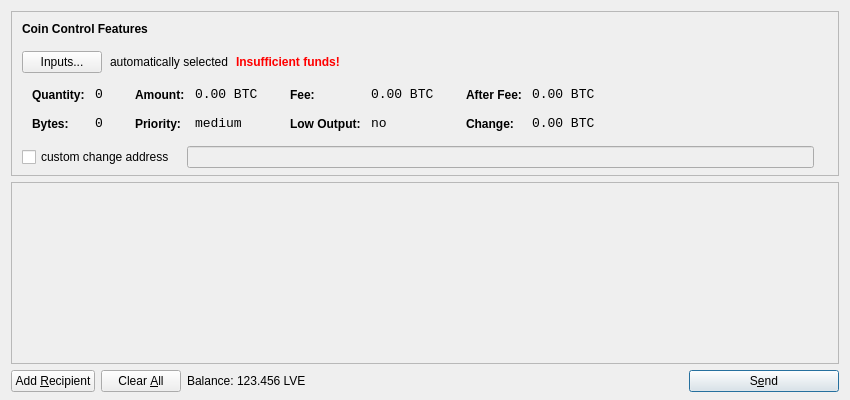
<?xml version="1.0" encoding="UTF-8"?>
<ui version="4.0">
 <class>SendCoinsDialog</class>
 <widget class="QDialog" name="SendCoinsDialog">
  <property name="geometry">
   <rect>
    <x>0</x>
    <y>0</y>
    <width>850</width>
    <height>400</height>
   </rect>
  </property>
  <property name="windowTitle">
   <string>Send Coins</string>
  </property>
  <layout class="QVBoxLayout" name="verticalLayout" stretch="0,1,0">
   <property name="bottomMargin">
    <number>8</number>
   </property>
   <item>
    <widget class="QFrame" name="frameCoinControl">
     <property name="sizePolicy">
      <sizepolicy hsizetype="Expanding" vsizetype="Expanding">
       <horstretch>0</horstretch>
       <verstretch>0</verstretch>
      </sizepolicy>
     </property>
     <property name="maximumSize">
      <size>
       <width>16777215</width>
       <height>16777215</height>
      </size>
     </property>
     <property name="frameShape">
      <enum>QFrame::StyledPanel</enum>
     </property>
     <property name="frameShadow">
      <enum>QFrame::Sunken</enum>
     </property>
     <layout class="QVBoxLayout" name="verticalLayoutCoinControl2">
      <property name="spacing">
       <number>-1</number>
      </property>
      <property name="leftMargin">
       <number>0</number>
      </property>
      <property name="topMargin">
       <number>0</number>
      </property>
      <property name="rightMargin">
       <number>0</number>
      </property>
      <property name="bottomMargin">
       <number>6</number>
      </property>
      <item>
       <layout class="QVBoxLayout" name="verticalLayoutCoinControl" stretch="0,0,0,0,1">
        <property name="spacing">
         <number>0</number>
        </property>
        <property name="leftMargin">
         <number>10</number>
        </property>
        <property name="topMargin">
         <number>10</number>
        </property>
        <item>
         <layout class="QHBoxLayout" name="horizontalLayoutCoinControl1">
          <property name="bottomMargin">
           <number>15</number>
          </property>
          <item>
           <widget class="QLabel" name="labelCoinControlFeatures">
            <property name="sizePolicy">
             <sizepolicy hsizetype="Preferred" vsizetype="Maximum">
              <horstretch>0</horstretch>
              <verstretch>0</verstretch>
             </sizepolicy>
            </property>
            <property name="font">
             <font>
              <weight>75</weight>
              <bold>true</bold>
             </font>
            </property>
            <property name="styleSheet">
             <string notr="true">font-weight:bold;</string>
            </property>
            <property name="text">
             <string>Coin Control Features</string>
            </property>
           </widget>
          </item>
         </layout>
        </item>
        <item>
         <layout class="QHBoxLayout" name="horizontalLayoutCoinControl2" stretch="0,0,0,0">
          <property name="spacing">
           <number>8</number>
          </property>
          <property name="bottomMargin">
           <number>10</number>
          </property>
          <item>
           <widget class="QPushButton" name="pushButtonCoinControl">
            <property name="styleSheet">
             <string notr="true"/>
            </property>
            <property name="text">
             <string>Inputs...</string>
            </property>
           </widget>
          </item>
          <item>
           <widget class="QLabel" name="labelCoinControlAutomaticallySelected">
            <property name="text">
             <string>automatically selected</string>
            </property>
            <property name="margin">
             <number>5</number>
            </property>
           </widget>
          </item>
          <item>
           <widget class="QLabel" name="labelCoinControlInsuffFunds">
            <property name="font">
             <font>
              <weight>75</weight>
              <bold>true</bold>
             </font>
            </property>
            <property name="styleSheet">
             <string notr="true">color:red;font-weight:bold;</string>
            </property>
            <property name="text">
             <string>Insufficient funds!</string>
            </property>
            <property name="margin">
             <number>5</number>
            </property>
           </widget>
          </item>
          <item>
           <spacer name="horizontalSpacerCoinControl">
            <property name="orientation">
             <enum>Qt::Horizontal</enum>
            </property>
            <property name="sizeHint" stdset="0">
             <size>
              <width>40</width>
              <height>1</height>
             </size>
            </property>
           </spacer>
          </item>
         </layout>
        </item>
        <item>
         <widget class="QWidget" name="widgetCoinControl" native="true">
          <property name="sizePolicy">
           <sizepolicy hsizetype="Preferred" vsizetype="Preferred">
            <horstretch>0</horstretch>
            <verstretch>0</verstretch>
           </sizepolicy>
          </property>
          <property name="minimumSize">
           <size>
            <width>0</width>
            <height>0</height>
           </size>
          </property>
          <property name="styleSheet">
           <string notr="true"/>
          </property>
          <layout class="QHBoxLayout" name="horizontalLayoutCoinControl5">
           <property name="margin">
            <number>0</number>
           </property>
           <item>
            <layout class="QHBoxLayout" name="horizontalLayoutCoinControl3" stretch="0,0,0,1">
             <property name="spacing">
              <number>20</number>
             </property>
             <property name="topMargin">
              <number>0</number>
             </property>
             <property name="bottomMargin">
              <number>10</number>
             </property>
             <item>
              <layout class="QFormLayout" name="formLayoutCoinControl1">
               <property name="horizontalSpacing">
                <number>10</number>
               </property>
               <property name="verticalSpacing">
                <number>14</number>
               </property>
               <property name="leftMargin">
                <number>10</number>
               </property>
               <property name="topMargin">
                <number>4</number>
               </property>
               <property name="rightMargin">
                <number>6</number>
               </property>
               <item row="0" column="0">
                <widget class="QLabel" name="labelCoinControlQuantityText">
                 <property name="styleSheet">
                  <string notr="true">font-weight:bold;</string>
                 </property>
                 <property name="text">
                  <string>Quantity:</string>
                 </property>
                 <property name="margin">
                  <number>0</number>
                 </property>
                </widget>
               </item>
               <item row="0" column="1">
                <widget class="QLabel" name="labelCoinControlQuantity">
                 <property name="font">
                  <font>
                   <family>Monospace</family>
                   <pointsize>10</pointsize>
                  </font>
                 </property>
                 <property name="cursor">
                  <cursorShape>IBeamCursor</cursorShape>
                 </property>
                 <property name="contextMenuPolicy">
                  <enum>Qt::ActionsContextMenu</enum>
                 </property>
                 <property name="text">
                  <string notr="true">0</string>
                 </property>
                 <property name="margin">
                  <number>0</number>
                 </property>
                 <property name="textInteractionFlags">
                  <set>Qt::LinksAccessibleByMouse|Qt::TextSelectableByKeyboard|Qt::TextSelectableByMouse</set>
                 </property>
                </widget>
               </item>
               <item row="1" column="0">
                <widget class="QLabel" name="labelCoinControlBytesText">
                 <property name="styleSheet">
                  <string notr="true">font-weight:bold;</string>
                 </property>
                 <property name="text">
                  <string>Bytes:</string>
                 </property>
                </widget>
               </item>
               <item row="1" column="1">
                <widget class="QLabel" name="labelCoinControlBytes">
                 <property name="font">
                  <font>
                   <family>Monospace</family>
                   <pointsize>10</pointsize>
                  </font>
                 </property>
                 <property name="cursor">
                  <cursorShape>IBeamCursor</cursorShape>
                 </property>
                 <property name="contextMenuPolicy">
                  <enum>Qt::ActionsContextMenu</enum>
                 </property>
                 <property name="text">
                  <string notr="true">0</string>
                 </property>
                 <property name="textInteractionFlags">
                  <set>Qt::LinksAccessibleByMouse|Qt::TextSelectableByKeyboard|Qt::TextSelectableByMouse</set>
                 </property>
                </widget>
               </item>
              </layout>
             </item>
             <item>
              <layout class="QFormLayout" name="formLayoutCoinControl2">
               <property name="horizontalSpacing">
                <number>10</number>
               </property>
               <property name="verticalSpacing">
                <number>14</number>
               </property>
               <property name="leftMargin">
                <number>6</number>
               </property>
               <property name="topMargin">
                <number>4</number>
               </property>
               <property name="rightMargin">
                <number>6</number>
               </property>
               <item row="0" column="0">
                <widget class="QLabel" name="labelCoinControlAmountText">
                 <property name="styleSheet">
                  <string notr="true">font-weight:bold;</string>
                 </property>
                 <property name="text">
                  <string>Amount:</string>
                 </property>
                 <property name="margin">
                  <number>0</number>
                 </property>
                </widget>
               </item>
               <item row="0" column="1">
                <widget class="QLabel" name="labelCoinControlAmount">
                 <property name="font">
                  <font>
                   <family>Monospace</family>
                   <pointsize>10</pointsize>
                  </font>
                 </property>
                 <property name="cursor">
                  <cursorShape>IBeamCursor</cursorShape>
                 </property>
                 <property name="contextMenuPolicy">
                  <enum>Qt::ActionsContextMenu</enum>
                 </property>
                 <property name="text">
                  <string notr="true">0.00 BTC</string>
                 </property>
                 <property name="textInteractionFlags">
                  <set>Qt::LinksAccessibleByMouse|Qt::TextSelectableByKeyboard|Qt::TextSelectableByMouse</set>
                 </property>
                </widget>
               </item>
               <item row="1" column="0">
                <widget class="QLabel" name="labelCoinControlPriorityText">
                 <property name="styleSheet">
                  <string notr="true">font-weight:bold;</string>
                 </property>
                 <property name="text">
                  <string>Priority:</string>
                 </property>
                </widget>
               </item>
               <item row="1" column="1">
                <widget class="QLabel" name="labelCoinControlPriority">
                 <property name="font">
                  <font>
                   <family>Monospace</family>
                   <pointsize>10</pointsize>
                  </font>
                 </property>
                 <property name="cursor">
                  <cursorShape>IBeamCursor</cursorShape>
                 </property>
                 <property name="contextMenuPolicy">
                  <enum>Qt::ActionsContextMenu</enum>
                 </property>
                 <property name="text">
                  <string>medium</string>
                 </property>
                 <property name="textInteractionFlags">
                  <set>Qt::LinksAccessibleByMouse|Qt::TextSelectableByKeyboard|Qt::TextSelectableByMouse</set>
                 </property>
                </widget>
               </item>
              </layout>
             </item>
             <item>
              <layout class="QFormLayout" name="formLayoutCoinControl3">
               <property name="horizontalSpacing">
                <number>10</number>
               </property>
               <property name="verticalSpacing">
                <number>14</number>
               </property>
               <property name="leftMargin">
                <number>6</number>
               </property>
               <property name="topMargin">
                <number>4</number>
               </property>
               <property name="rightMargin">
                <number>6</number>
               </property>
               <item row="0" column="0">
                <widget class="QLabel" name="labelCoinControlFeeText">
                 <property name="styleSheet">
                  <string notr="true">font-weight:bold;</string>
                 </property>
                 <property name="text">
                  <string>Fee:</string>
                 </property>
                 <property name="margin">
                  <number>0</number>
                 </property>
                </widget>
               </item>
               <item row="0" column="1">
                <widget class="QLabel" name="labelCoinControlFee">
                 <property name="font">
                  <font>
                   <family>Monospace</family>
                   <pointsize>10</pointsize>
                  </font>
                 </property>
                 <property name="cursor">
                  <cursorShape>IBeamCursor</cursorShape>
                 </property>
                 <property name="contextMenuPolicy">
                  <enum>Qt::ActionsContextMenu</enum>
                 </property>
                 <property name="text">
                  <string notr="true">0.00 BTC</string>
                 </property>
                 <property name="textInteractionFlags">
                  <set>Qt::LinksAccessibleByMouse|Qt::TextSelectableByKeyboard|Qt::TextSelectableByMouse</set>
                 </property>
                </widget>
               </item>
               <item row="1" column="0">
                <widget class="QLabel" name="labelCoinControlLowOutputText">
                 <property name="styleSheet">
                  <string notr="true">font-weight:bold;</string>
                 </property>
                 <property name="text">
                  <string>Low Output:</string>
                 </property>
                </widget>
               </item>
               <item row="1" column="1">
                <widget class="QLabel" name="labelCoinControlLowOutput">
                 <property name="font">
                  <font>
                   <family>Monospace</family>
                   <pointsize>10</pointsize>
                  </font>
                 </property>
                 <property name="cursor">
                  <cursorShape>IBeamCursor</cursorShape>
                 </property>
                 <property name="contextMenuPolicy">
                  <enum>Qt::ActionsContextMenu</enum>
                 </property>
                 <property name="text">
                  <string>no</string>
                 </property>
                 <property name="textInteractionFlags">
                  <set>Qt::LinksAccessibleByMouse|Qt::TextSelectableByKeyboard|Qt::TextSelectableByMouse</set>
                 </property>
                </widget>
               </item>
              </layout>
             </item>
             <item>
              <layout class="QFormLayout" name="formLayoutCoinControl4">
               <property name="horizontalSpacing">
                <number>10</number>
               </property>
               <property name="verticalSpacing">
                <number>14</number>
               </property>
               <property name="leftMargin">
                <number>6</number>
               </property>
               <property name="topMargin">
                <number>4</number>
               </property>
               <property name="rightMargin">
                <number>6</number>
               </property>
               <item row="0" column="0">
                <widget class="QLabel" name="labelCoinControlAfterFeeText">
                 <property name="styleSheet">
                  <string notr="true">font-weight:bold;</string>
                 </property>
                 <property name="text">
                  <string>After Fee:</string>
                 </property>
                 <property name="margin">
                  <number>0</number>
                 </property>
                </widget>
               </item>
               <item row="0" column="1">
                <widget class="QLabel" name="labelCoinControlAfterFee">
                 <property name="font">
                  <font>
                   <family>Monospace</family>
                   <pointsize>10</pointsize>
                  </font>
                 </property>
                 <property name="cursor">
                  <cursorShape>IBeamCursor</cursorShape>
                 </property>
                 <property name="contextMenuPolicy">
                  <enum>Qt::ActionsContextMenu</enum>
                 </property>
                 <property name="text">
                  <string notr="true">0.00 BTC</string>
                 </property>
                 <property name="textInteractionFlags">
                  <set>Qt::LinksAccessibleByMouse|Qt::TextSelectableByKeyboard|Qt::TextSelectableByMouse</set>
                 </property>
                </widget>
               </item>
               <item row="1" column="0">
                <widget class="QLabel" name="labelCoinControlChangeText">
                 <property name="styleSheet">
                  <string notr="true">font-weight:bold;</string>
                 </property>
                 <property name="text">
                  <string>Change:</string>
                 </property>
                </widget>
               </item>
               <item row="1" column="1">
                <widget class="QLabel" name="labelCoinControlChange">
                 <property name="font">
                  <font>
                   <family>Monospace</family>
                   <pointsize>10</pointsize>
                  </font>
                 </property>
                 <property name="cursor">
                  <cursorShape>IBeamCursor</cursorShape>
                 </property>
                 <property name="contextMenuPolicy">
                  <enum>Qt::ActionsContextMenu</enum>
                 </property>
                 <property name="text">
                  <string notr="true">0.00 BTC</string>
                 </property>
                 <property name="textInteractionFlags">
                  <set>Qt::LinksAccessibleByMouse|Qt::TextSelectableByKeyboard|Qt::TextSelectableByMouse</set>
                 </property>
                </widget>
               </item>
              </layout>
             </item>
            </layout>
           </item>
          </layout>
         </widget>
        </item>
        <item>
         <layout class="QHBoxLayout" name="horizontalLayoutCoinControl4" stretch="0,0,0">
          <property name="spacing">
           <number>12</number>
          </property>
          <property name="sizeConstraint">
           <enum>QLayout::SetDefaultConstraint</enum>
          </property>
          <property name="topMargin">
           <number>5</number>
          </property>
          <property name="rightMargin">
           <number>5</number>
          </property>
          <item>
           <widget class="QCheckBox" name="checkBoxCoinControlChange">
            <property name="text">
             <string>custom change address</string>
            </property>
           </widget>
          </item>
          <item>
           <widget class="QLineEdit" name="lineEditCoinControlChange">
            <property name="enabled">
             <bool>false</bool>
            </property>
            <property name="sizePolicy">
             <sizepolicy hsizetype="Expanding" vsizetype="Fixed">
              <horstretch>0</horstretch>
              <verstretch>0</verstretch>
             </sizepolicy>
            </property>
           </widget>
          </item>
          <item>
           <widget class="QLabel" name="labelCoinControlChangeLabel">
            <property name="sizePolicy">
             <sizepolicy hsizetype="Preferred" vsizetype="Expanding">
              <horstretch>0</horstretch>
              <verstretch>0</verstretch>
             </sizepolicy>
            </property>
            <property name="minimumSize">
             <size>
              <width>0</width>
              <height>0</height>
             </size>
            </property>
            <property name="text">
             <string/>
            </property>
            <property name="margin">
             <number>3</number>
            </property>
           </widget>
          </item>
         </layout>
        </item>
        <item>
         <spacer name="verticalSpacerCoinControl">
          <property name="orientation">
           <enum>Qt::Vertical</enum>
          </property>
          <property name="sizeHint" stdset="0">
           <size>
            <width>800</width>
            <height>1</height>
           </size>
          </property>
         </spacer>
        </item>
       </layout>
      </item>
     </layout>
    </widget>
   </item>
   <item>
    <widget class="QScrollArea" name="scrollArea">
     <property name="widgetResizable">
      <bool>true</bool>
     </property>
     <widget class="QWidget" name="scrollAreaWidgetContents">
      <property name="geometry">
       <rect>
        <x>0</x>
        <y>0</y>
        <width>830</width>
        <height>165</height>
       </rect>
      </property>
      <layout class="QVBoxLayout" name="verticalLayout_2">
       <property name="margin">
        <number>0</number>
       </property>
       <item>
        <layout class="QVBoxLayout" name="entries">
         <property name="spacing">
          <number>6</number>
         </property>
        </layout>
       </item>
       <item>
        <spacer name="verticalSpacer">
         <property name="orientation">
          <enum>Qt::Vertical</enum>
         </property>
         <property name="sizeHint" stdset="0">
          <size>
           <width>20</width>
           <height>40</height>
          </size>
         </property>
        </spacer>
       </item>
      </layout>
     </widget>
    </widget>
   </item>
   <item>
    <layout class="QHBoxLayout" name="horizontalLayout">
     <item>
      <widget class="QPushButton" name="addButton">
       <property name="toolTip">
        <string>Send to multiple recipients at once</string>
       </property>
       <property name="text">
        <string>Add &amp;Recipient</string>
       </property>
       <property name="icon">
        <iconset resource="../bitcoin.qrc">
         <normaloff>:/icons/add</normaloff>:/icons/add</iconset>
       </property>
       <property name="autoDefault">
        <bool>false</bool>
       </property>
      </widget>
     </item>
     <item>
      <widget class="QPushButton" name="clearButton">
       <property name="sizePolicy">
        <sizepolicy hsizetype="Minimum" vsizetype="Fixed">
         <horstretch>0</horstretch>
         <verstretch>0</verstretch>
        </sizepolicy>
       </property>
       <property name="toolTip">
        <string>Remove all transaction fields</string>
       </property>
       <property name="text">
        <string>Clear &amp;All</string>
       </property>
       <property name="icon">
        <iconset resource="../bitcoin.qrc">
         <normaloff>:/icons/remove</normaloff>:/icons/remove</iconset>
       </property>
       <property name="autoRepeatDelay">
        <number>300</number>
       </property>
       <property name="autoDefault">
        <bool>false</bool>
       </property>
      </widget>
     </item>
     <item>
      <layout class="QHBoxLayout" name="horizontalLayout_2">
       <property name="spacing">
        <number>3</number>
       </property>
       <item>
        <widget class="QLabel" name="label">
         <property name="text">
          <string>Balance:</string>
         </property>
        </widget>
       </item>
       <item>
        <widget class="QLabel" name="labelBalance">
         <property name="cursor">
          <cursorShape>IBeamCursor</cursorShape>
         </property>
         <property name="text">
          <string>123.456 LVE</string>
         </property>
         <property name="textInteractionFlags">
          <set>Qt::LinksAccessibleByMouse|Qt::TextSelectableByKeyboard|Qt::TextSelectableByMouse</set>
         </property>
        </widget>
       </item>
      </layout>
     </item>
     <item>
      <spacer name="horizontalSpacer">
       <property name="orientation">
        <enum>Qt::Horizontal</enum>
       </property>
       <property name="sizeHint" stdset="0">
        <size>
         <width>40</width>
         <height>20</height>
        </size>
       </property>
      </spacer>
     </item>
     <item>
      <widget class="QPushButton" name="sendButton">
       <property name="minimumSize">
        <size>
         <width>150</width>
         <height>0</height>
        </size>
       </property>
       <property name="toolTip">
        <string>Confirm the send action</string>
       </property>
       <property name="text">
        <string>S&amp;end</string>
       </property>
       <property name="icon">
        <iconset resource="../bitcoin.qrc">
         <normaloff>:/icons/send</normaloff>:/icons/send</iconset>
       </property>
       <property name="default">
        <bool>true</bool>
       </property>
      </widget>
     </item>
    </layout>
   </item>
  </layout>
 </widget>
 <resources>
  <include location="../bitcoin.qrc"/>
 </resources>
 <connections/>
</ui>
